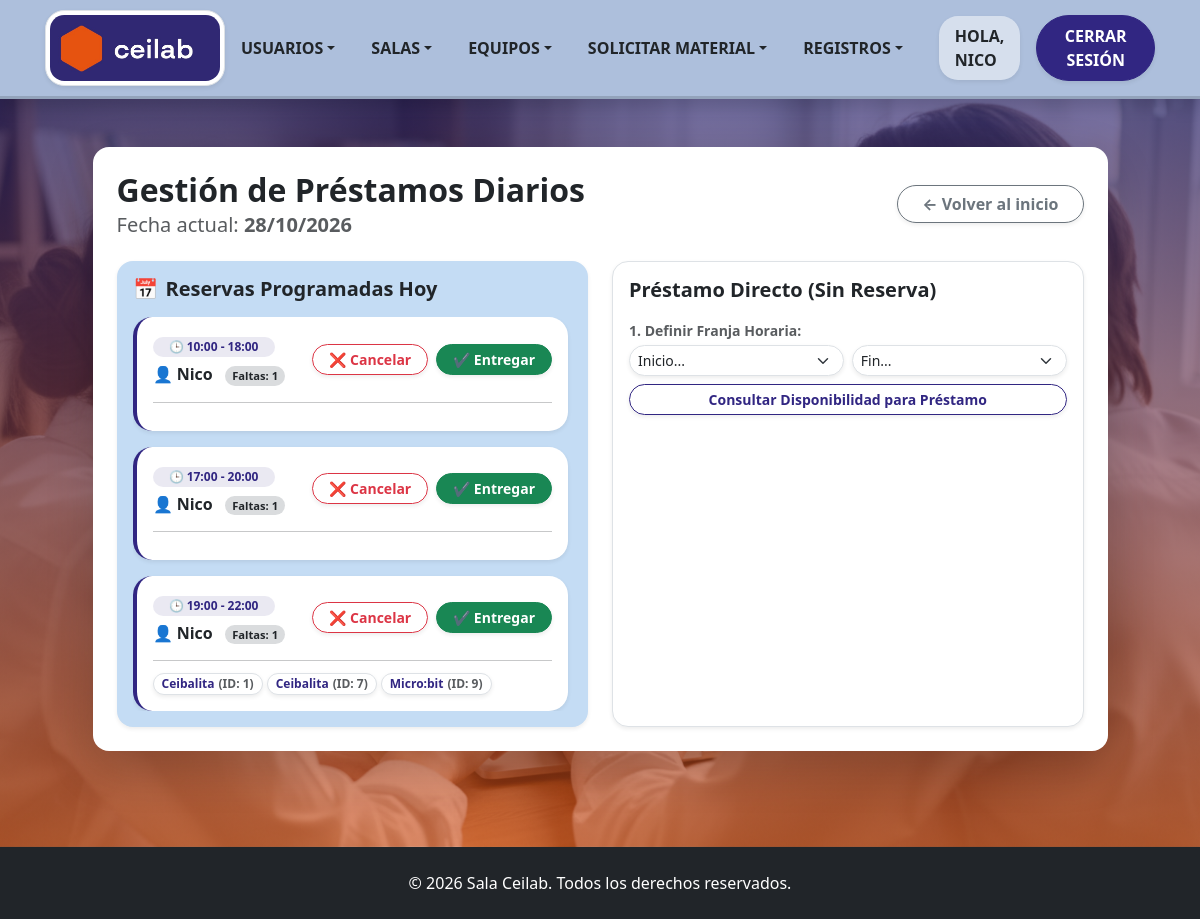
Page /Formularios/gestionPrestamoEquipos.php (signed in) on the committed database.
### tables this page shows
CREATE TABLE `reservas` (
  `IDReservas` int(10) NOT NULL,
  `CantHoras` int(10) NOT NULL,
  `IDSalon` int(10) NOT NULL,
  `IDUsuario` int(10) NOT NULL,
  `Fecha` date DEFAULT NULL,
  `HoraInicio` time NOT NULL,
  `HoraFin` time NOT NULL,
  `activo` tinyint(4) NOT NULL DEFAULT 1
);

CREATE TABLE `usuario` (
  `IDUsuario` int(10) NOT NULL,
  `Nombre` varchar(30) DEFAULT NULL,
  `Contraseña` varchar(61) DEFAULT NULL,
  `Email` varchar(30) DEFAULT NULL,
  `Direccion` varchar(50) NOT NULL,
  `Faltas` int(11) NOT NULL DEFAULT 0,
  `Observaciones` varchar(50) NOT NULL,
  `Fecha_creacion` date DEFAULT NULL,
  `Crador_IDUsuario` int(11) DEFAULT NULL,
  `cedula` int(8) NOT NULL,
  `activo` tinyint(1) DEFAULT 1
);

CREATE TABLE `tiene_equipos` (
  `IDEquipo` int(50) NOT NULL,
  `IDReservas` int(50) NOT NULL
);

CREATE TABLE `equipo` (
  `IDEquipo` int(50) NOT NULL,
  `Estado` varchar(50) NOT NULL,
  `Observaciones` varchar(50) DEFAULT NULL,
  `Tipo` varchar(50) DEFAULT NULL,
  `IDSala_ceilab` int(11) NOT NULL,
  `Disponibilidad` tinyint(1) DEFAULT NULL,
  `activo` tinyint(1) NOT NULL DEFAULT 1
);

### Clases/ClsOperaciones.php (called while the page is built, shortened)
<?php
class ClsOperaciones {
    public function obtenerReservasDelDia($fecha) {
        $objConexion = new Conexion();
        $link = $objConexion->conectar();
        $fecha = mysqli_real_escape_string($link, $fecha);
        $sql = "
            SELECT r.IDReservas, r.Fecha, r.HoraInicio, r.HoraFin,
                   u.IDUsuario, u.Nombre AS nombre_usuario, u.email, COALESCE(u.Faltas, 0) AS Faltas
            FROM reservas r
            JOIN usuario u ON r.IDUsuario = u.IDUsuario
            WHERE r.Fecha = '$fecha' AND r.activo = 1
            ORDER BY r.HoraInicio ASC;
        ";
        $resultado = mysqli_query($link, $sql);
        $reservas = [];
        if ($resultado) {
            while ($row = mysqli_fetch_assoc($resultado)) {
                $idReserva = $row['IDReservas'];
                $sqlEq = "SELECT te.IDEquipo, e.Tipo FROM tiene_equipos te JOIN equipo e ON te.IDEquipo = e.IDEquipo WHERE te.IDReservas = $idReserva";
                $resEq = mysqli_query($link, $sqlEq);
                $equipos = [];
                if ($resEq) {
                    while ($eqRow = mysqli_fetch_assoc($resEq)) {
                        $equipos[] = $eqRow;
                    }
                }
                $row['equipos'] = $equipos;
                $reservas[] = $row;
            }
        }
        return $reservas;
    }
}
?>

### Formularios/gestionPrestamoEquipos.php (the view, shortened to what this page needs)
<?php
require_once '../Clases/ClsOperaciones.php';
$objOperaciones = new ClsOperaciones();
$rolesSesion = $_SESSION['Roles'] ?? $_SESSION['roles'] ?? [];
$esAdminOResponsable = false;
if (is_array($rolesSesion)) {
    foreach ($rolesSesion as $r) {
        $rolId = is_array($r) ? ($r['IDRol'] ?? $r['id'] ?? $r['Rol'] ?? '') : $r;
        $rolNombre = is_array($r) ? ($r['nombre'] ?? $r['Rol'] ?? '') : (string)$r;
        if (in_array($rolId, [1, 2, '1', '2'], true) ||
            strcasecmp(trim($rolNombre), 'Administrador') === 0 ||
            strcasecmp(trim($rolNombre), 'DOT') === 0 ||
            strcasecmp(trim($rolNombre), 'Responsable-CeiLab') === 0) {
            $esAdminOResponsable = true;
            break;
        }
    }
}
$fechaHoy = date('Y-m-d');
$reservasHoy = $objOperaciones->obtenerReservasDelDia($fechaHoy);
?>
<!DOCTYPE html>
<html lang="es">
<head>
    <link href="../bootstrap_theme/bootstrap.css" rel="stylesheet" type="text/css">
    <link rel="stylesheet" href="../Estilos/blocks.css">
    <link href="../Estilos/style.css" rel="stylesheet">
</head>
<body class="d-flex flex-column min-vh-100 bg-light">
    <?php include '../navbar.php'; ?>
    <section class="hero-section flex-fill pb-5 pt-5">
        <div class="container">
            <div class="row justify-content-center">
                <div class="col-lg-11">
                    <div class="card shadow-lg border-0 rounded-4 p-4 mb-5 bg-white bg-opacity-95">
                        <div class="d-flex justify-content-between align-items-center mb-4 flex-wrap gap-2">
                            <div>
                                <h2 class="fw-bold text-dark mb-1">Gestión de Préstamos Diarios</h2>
                                <h5 class="text-muted mb-0">Fecha actual: <b><?php echo date('d/m/Y'); ?></b></h5>
                            </div>
                            <a href="/CeiLab2026/index.php" class="btn btn-outline-secondary fw-bold rounded-pill px-4 shadow-sm">
                                ← Volver al inicio
                            </a>
                        </div>
                        <div class="row g-4">
                            <div class="col-lg-6">
                                <div class="border-0 rounded-4 p-3 shadow-sm h-100 bg-light">
                                    <h5 class="fw-bold text-dark mb-3 d-flex align-items-center gap-2 ">
                                        <span>📅</span> Reservas Programadas Hoy
                                    </h5>
                                    <?php if (!empty($reservasHoy)): ?>
                                        <div class="overflow-auto pe-1" style="max-height: 480px;">
                                            <div class="row g-3">
                                                <?php foreach ($reservasHoy as $res):
                                                    $faltasRes = (int)($res['Faltas'] ?? 0);
                                                    $esRiesgoso = $faltasRes > 5;
                                                ?>
                                                    <div class="col-12">
                                                        <div class="card border-0 shadow-sm rounded-3 p-3  border-start <?php echo $esRiesgoso ? 'border-danger bg-danger bg-opacity-10' : 'border-primary'; ?> border-4 position-relative overflow-hidden transition-all">
                                                            <div class="d-flex justify-content-between align-items-center flex-wrap gap-2 mb-2">
                                                                <div>
                                                                    <span class="badge bg-primary bg-opacity-10 text-primary px-3 py-1 rounded-pill mb-1 fw-bold" style="font-size: 0.75rem;">
                                                                        🕒 <?php echo substr($res['HoraInicio'], 0, 5) . ' - ' . substr($res['HoraFin'], 0, 5); ?>
                                                                    </span>
                                                                    <h6 class="fw-bold text-dark mb-0 mt-1">
                                                                        👤 <?php echo htmlspecialchars($res['nombre_usuario']); ?>
                                                                        <?php if ($esRiesgoso): ?>
                                                                            <span class="badge bg-danger ms-2 shadow-sm" style="font-size: 0.7rem;">⚠️ <?php echo $faltasRes; ?> Faltas (Riesgo)</span>
                                                                        <?php else: ?>
                                                                            <span class="badge bg-secondary bg-opacity-25 text-dark ms-2" style="font-size: 0.7rem;">Faltas: <?php echo $faltasRes; ?></span>
                                                                        <?php endif; ?>
                                                                    </h6>
                                                                </div>
                                                                <?php if ($esAdminOResponsable): ?>
                                                                    <div class="d-flex gap-2">
                                                                        <button type="button" class="btn btn-outline-danger btn-sm fw-bold px-3 py-1 rounded-pill shadow-sm btn-cancelar-reserva" data-id="<?php echo $res['IDReservas']; ?>" data-usuario="<?php echo htmlspecialchars($res['nombre_usuario']); ?>">
                                                                            ❌ Cancelar
                                                                        </button>
                                                                        <button type="button" class="btn btn-success btn-sm fw-bold px-3 py-1 rounded-pill shadow-sm btn-convertir" data-id="<?php echo $res['IDReservas']; ?>">
                                                                            ✔ Entregar
                                                                        </button>
                                                                    </div>
                                                                <?php endif; ?>
                                                            </div>
                                                            <hr class="my-2 opacity-10">
                                                            <div class="d-flex flex-wrap gap-1 mt-1">
                                                                <?php foreach ($res['equipos'] as $eq): ?>
                                                                    <span class="badge bg-white text-dark border shadow-sm d-flex align-items-center gap-1 py-1 px-2" style="font-size: 0.75rem;">
                                                                        <span class="fw-bold text-primary"><?php echo htmlspecialchars($eq['Tipo']); ?></span>
                                                                        <span class="text-muted">(ID: <?php echo htmlspecialchars($eq['IDEquipo']); ?>)</span>
                                                                    </span>
                                                                <?php endforeach; ?>
                                                            </div>
                                                        </div>
                                                    </div>
                                                <?php endforeach; ?>
                                            </div>
                                        </div>
                                    <?php else: ?>
                                        <div class="alert alert-light border text-center py-5 rounded-3 text-muted small shadow-sm">
                                            No hay reservas programadas para el día de hoy.
                                        </div>
                                    <?php endif; ?>
                                </div>
                            </div>
                            <div class="col-lg-6">
                                <div class="border rounded-4 p-3 shadow-sm h-100 bg-white">
                                    <h5 class="fw-bold text-dark mb-3"> Préstamo Directo (Sin Reserva)</h5>
                                    <form method="GET" action="gestionPrestamoEquipos.php" class="mb-3">
                                        <label class="form-label small fw-bold text-muted mb-1">1. Definir Franja Horaria:</label>
                                        <div class="row g-2 mb-2">
                                            <div class="col-6">
                                                <select class="form-select form-select-sm rounded-3 shadow-sm" name="hora_inicio" required>
                                                    <option value="">Inicio...</option>
                                                </select>
                                            </div>
                                            <div class="col-6">
                                                <select class="form-select form-select-sm rounded-3 shadow-sm" name="hora_fin" required>
                                                    <option value="">Fin...</option>
                                                </select>
                                            </div>
                                        </div>
                                        <button type="submit" class="btn btn-outline-primary btn-sm fw-bold w-100 rounded-pill shadow-sm">
                                            Consultar Disponibilidad para Préstamo
                                        </button>
                                    </form>
                                </div>
                            </div>
                        </div>
                    </div>
                </div>
            </div>
        </div>
    </section>
    <?php include '../footer.php'; ?>
</body>
</html>

### Estilos/style.css (style rules this page uses)
.hero-section { background-image: linear-gradient(rgba(48, 40, 115, 0.67), rgba(230, 83, 16, 0.57)), url('../assets/img/ceilab.png'); background-size: cover; background-position: center; background-repeat: no-repeat; }

### rows in the picture
reservas: HoraInicio "10:00", HoraFin "18:00", IDUsuario.Nombre "Nico", faltasRes "1"
reservas: HoraInicio "17:00", HoraFin "20:00", IDUsuario.Nombre "Nico", faltasRes "1"
reservas: HoraInicio "19:00", HoraFin "22:00", IDUsuario.Nombre "Nico", faltasRes "1"
tiene_equipos: IDEquipo.Tipo "Ceibalita", IDEquipo "1"
tiene_equipos: IDEquipo.Tipo "Ceibalita", IDEquipo "7"
tiene_equipos: IDEquipo.Tipo "Micro:bit", IDEquipo "9"

### other values in the picture
$_SESSION['nombre'] "NICO"
